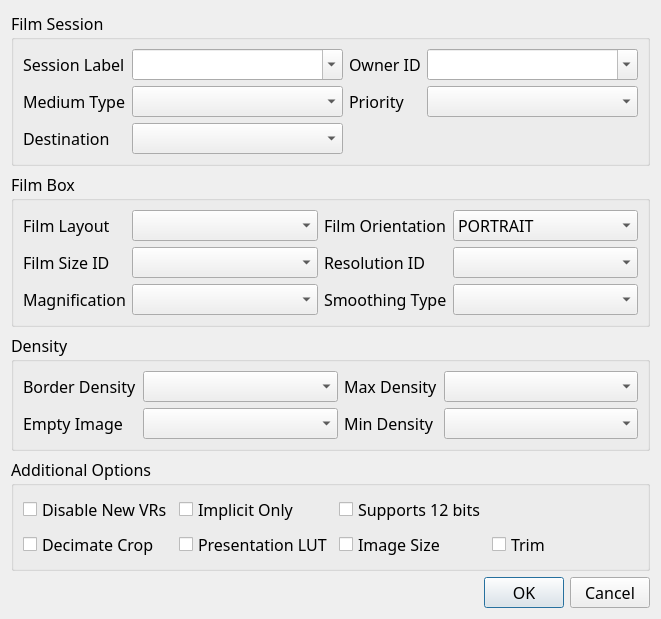
<?xml version="1.0" encoding="UTF-8"?>
<ui version="4.0">
 <class>PrintParamDialog</class>
 <widget class="QDialog" name="PrintParamDialog">
  <property name="geometry">
   <rect>
    <x>0</x>
    <y>0</y>
    <width>661</width>
    <height>539</height>
   </rect>
  </property>
  <property name="font">
   <font>
    <family>微软雅黑</family>
    <pointsize>12</pointsize>
   </font>
  </property>
  <property name="windowTitle">
   <string>Printer Parameters</string>
  </property>
  <layout class="QVBoxLayout" name="verticalLayout">
   <item>
    <widget class="QGroupBox" name="groupBox_2">
     <property name="title">
      <string>Film Session</string>
     </property>
     <layout class="QGridLayout" name="gridLayout">
      <item row="1" column="1">
       <widget class="QComboBox" name="mediumTypeCombo">
        <item>
         <property name="text">
          <string/>
         </property>
        </item>
       </widget>
      </item>
      <item row="1" column="0">
       <widget class="QLabel" name="label_6">
        <property name="text">
         <string>Medium Type</string>
        </property>
        <property name="buddy">
         <cstring>mediumTypeCombo</cstring>
        </property>
       </widget>
      </item>
      <item row="0" column="0">
       <widget class="QLabel" name="label">
        <property name="text">
         <string>Session Label</string>
        </property>
        <property name="buddy">
         <cstring>sessionLabelCombo</cstring>
        </property>
       </widget>
      </item>
      <item row="1" column="2">
       <widget class="QLabel" name="label_7">
        <property name="text">
         <string>Priority</string>
        </property>
        <property name="buddy">
         <cstring>priorityCombo</cstring>
        </property>
       </widget>
      </item>
      <item row="1" column="3">
       <widget class="QComboBox" name="priorityCombo">
        <item>
         <property name="text">
          <string/>
         </property>
        </item>
        <item>
         <property name="text">
          <string>LOW</string>
         </property>
        </item>
        <item>
         <property name="text">
          <string>MED</string>
         </property>
        </item>
        <item>
         <property name="text">
          <string>HIGH</string>
         </property>
        </item>
       </widget>
      </item>
      <item row="2" column="0">
       <widget class="QLabel" name="label_5">
        <property name="text">
         <string>Destination</string>
        </property>
        <property name="buddy">
         <cstring>destinationCombo</cstring>
        </property>
       </widget>
      </item>
      <item row="2" column="1">
       <widget class="QComboBox" name="destinationCombo">
        <item>
         <property name="text">
          <string/>
         </property>
        </item>
       </widget>
      </item>
      <item row="0" column="1">
       <widget class="QComboBox" name="sessionLabelCombo">
        <property name="sizePolicy">
         <sizepolicy hsizetype="Expanding" vsizetype="Fixed">
          <horstretch>0</horstretch>
          <verstretch>0</verstretch>
         </sizepolicy>
        </property>
        <property name="editable">
         <bool>true</bool>
        </property>
       </widget>
      </item>
      <item row="0" column="2">
       <widget class="QLabel" name="label_2">
        <property name="text">
         <string>Owner ID</string>
        </property>
        <property name="buddy">
         <cstring>ownerIdCombo</cstring>
        </property>
       </widget>
      </item>
      <item row="0" column="3">
       <widget class="QComboBox" name="ownerIdCombo">
        <property name="sizePolicy">
         <sizepolicy hsizetype="Expanding" vsizetype="Fixed">
          <horstretch>0</horstretch>
          <verstretch>0</verstretch>
         </sizepolicy>
        </property>
        <property name="editable">
         <bool>true</bool>
        </property>
       </widget>
      </item>
     </layout>
    </widget>
   </item>
   <item>
    <widget class="QGroupBox" name="groupBox_3">
     <property name="title">
      <string>Film Box</string>
     </property>
     <layout class="QGridLayout" name="gridLayout_2">
      <item row="0" column="1">
       <widget class="QComboBox" name="filmLayoutCombo">
        <property name="sizePolicy">
         <sizepolicy hsizetype="Expanding" vsizetype="Fixed">
          <horstretch>0</horstretch>
          <verstretch>0</verstretch>
         </sizepolicy>
        </property>
        <property name="frame">
         <bool>true</bool>
        </property>
       </widget>
      </item>
      <item row="0" column="2">
       <widget class="QLabel" name="label_4">
        <property name="text">
         <string>Film Orientation</string>
        </property>
        <property name="buddy">
         <cstring>filmOrientCombo</cstring>
        </property>
       </widget>
      </item>
      <item row="0" column="0">
       <widget class="QLabel" name="label_3">
        <property name="text">
         <string>Film Layout</string>
        </property>
        <property name="buddy">
         <cstring>filmLayoutCombo</cstring>
        </property>
       </widget>
      </item>
      <item row="0" column="4">
       <widget class="QComboBox" name="filmOrientCombo">
        <property name="sizePolicy">
         <sizepolicy hsizetype="Expanding" vsizetype="Fixed">
          <horstretch>0</horstretch>
          <verstretch>0</verstretch>
         </sizepolicy>
        </property>
        <item>
         <property name="text">
          <string notr="true">PORTRAIT</string>
         </property>
        </item>
        <item>
         <property name="text">
          <string notr="true">LANDSCAPE</string>
         </property>
        </item>
       </widget>
      </item>
      <item row="1" column="0">
       <widget class="QLabel" name="label_13">
        <property name="text">
         <string>Film Size ID</string>
        </property>
        <property name="buddy">
         <cstring>filmSizeCombo</cstring>
        </property>
       </widget>
      </item>
      <item row="1" column="1">
       <widget class="QComboBox" name="filmSizeCombo"/>
      </item>
      <item row="1" column="2">
       <widget class="QLabel" name="label_14">
        <property name="text">
         <string>Resolution ID</string>
        </property>
        <property name="buddy">
         <cstring>resolutionIdCombo</cstring>
        </property>
       </widget>
      </item>
      <item row="1" column="4">
       <widget class="QComboBox" name="resolutionIdCombo">
        <item>
         <property name="text">
          <string/>
         </property>
        </item>
       </widget>
      </item>
      <item row="2" column="0">
       <widget class="QLabel" name="label_12">
        <property name="text">
         <string>Magnification</string>
        </property>
        <property name="buddy">
         <cstring>magnificationTypeCombo</cstring>
        </property>
       </widget>
      </item>
      <item row="2" column="1">
       <widget class="QComboBox" name="magnificationTypeCombo">
        <item>
         <property name="text">
          <string/>
         </property>
        </item>
       </widget>
      </item>
      <item row="2" column="2">
       <widget class="QLabel" name="label_15">
        <property name="text">
         <string>Smoothing Type</string>
        </property>
        <property name="buddy">
         <cstring>smoothingTypeCombo</cstring>
        </property>
       </widget>
      </item>
      <item row="2" column="4">
       <widget class="QComboBox" name="smoothingTypeCombo">
        <item>
         <property name="text">
          <string/>
         </property>
        </item>
       </widget>
      </item>
     </layout>
    </widget>
   </item>
   <item>
    <widget class="QGroupBox" name="groupBox_4">
     <property name="title">
      <string>Density</string>
     </property>
     <layout class="QGridLayout" name="gridLayout_4">
      <item row="3" column="1">
       <widget class="QComboBox" name="emptyImageCombo">
        <property name="sizePolicy">
         <sizepolicy hsizetype="Expanding" vsizetype="Fixed">
          <horstretch>0</horstretch>
          <verstretch>0</verstretch>
         </sizepolicy>
        </property>
        <item>
         <property name="text">
          <string/>
         </property>
        </item>
       </widget>
      </item>
      <item row="1" column="1">
       <widget class="QComboBox" name="borderDensityCombo">
        <property name="sizePolicy">
         <sizepolicy hsizetype="Expanding" vsizetype="Fixed">
          <horstretch>0</horstretch>
          <verstretch>0</verstretch>
         </sizepolicy>
        </property>
        <item>
         <property name="text">
          <string/>
         </property>
        </item>
       </widget>
      </item>
      <item row="1" column="2">
       <widget class="QLabel" name="label_10">
        <property name="text">
         <string>Max Density</string>
        </property>
        <property name="buddy">
         <cstring>maxDensityCombo</cstring>
        </property>
       </widget>
      </item>
      <item row="1" column="3">
       <widget class="QComboBox" name="maxDensityCombo">
        <property name="sizePolicy">
         <sizepolicy hsizetype="Expanding" vsizetype="Fixed">
          <horstretch>0</horstretch>
          <verstretch>0</verstretch>
         </sizepolicy>
        </property>
        <item>
         <property name="text">
          <string/>
         </property>
        </item>
       </widget>
      </item>
      <item row="3" column="2">
       <widget class="QLabel" name="label_11">
        <property name="text">
         <string>Min Density</string>
        </property>
        <property name="buddy">
         <cstring>minDesityCombo</cstring>
        </property>
       </widget>
      </item>
      <item row="3" column="3">
       <widget class="QComboBox" name="minDesityCombo">
        <property name="sizePolicy">
         <sizepolicy hsizetype="Expanding" vsizetype="Fixed">
          <horstretch>0</horstretch>
          <verstretch>0</verstretch>
         </sizepolicy>
        </property>
        <item>
         <property name="text">
          <string/>
         </property>
        </item>
       </widget>
      </item>
      <item row="3" column="0">
       <widget class="QLabel" name="label_9">
        <property name="text">
         <string>Empty Image</string>
        </property>
        <property name="buddy">
         <cstring>emptyImageCombo</cstring>
        </property>
       </widget>
      </item>
      <item row="1" column="0">
       <widget class="QLabel" name="label_8">
        <property name="text">
         <string>Border Density</string>
        </property>
        <property name="buddy">
         <cstring>borderDensityCombo</cstring>
        </property>
       </widget>
      </item>
     </layout>
    </widget>
   </item>
   <item>
    <widget class="QGroupBox" name="groupBox">
     <property name="sizePolicy">
      <sizepolicy hsizetype="Preferred" vsizetype="Preferred">
       <horstretch>0</horstretch>
       <verstretch>0</verstretch>
      </sizepolicy>
     </property>
     <property name="title">
      <string>Additional Options</string>
     </property>
     <layout class="QGridLayout" name="gridLayout_3">
      <item row="0" column="1">
       <widget class="QCheckBox" name="implicitOnlyCheck">
        <property name="text">
         <string>Implicit Only</string>
        </property>
       </widget>
      </item>
      <item row="1" column="0">
       <widget class="QCheckBox" name="decimateCropCheck">
        <property name="text">
         <string>Decimate Crop</string>
        </property>
       </widget>
      </item>
      <item row="0" column="0">
       <widget class="QCheckBox" name="disableNewVRsCheck">
        <property name="text">
         <string>Disable New VRs</string>
        </property>
       </widget>
      </item>
      <item row="1" column="1">
       <widget class="QCheckBox" name="presentationLutCheck">
        <property name="text">
         <string>Presentation LUT</string>
        </property>
       </widget>
      </item>
      <item row="1" column="2">
       <widget class="QCheckBox" name="imageSizeCheck">
        <property name="text">
         <string>Image Size</string>
        </property>
       </widget>
      </item>
      <item row="1" column="3">
       <widget class="QCheckBox" name="trimCheck">
        <property name="text">
         <string>Trim</string>
        </property>
       </widget>
      </item>
      <item row="0" column="2" colspan="2">
       <widget class="QCheckBox" name="supports12BitsCheck">
        <property name="text">
         <string>Supports 12 bits</string>
        </property>
       </widget>
      </item>
     </layout>
    </widget>
   </item>
   <item>
    <layout class="QHBoxLayout" name="horizontalLayout">
     <item>
      <spacer name="horizontalSpacer">
       <property name="orientation">
        <enum>Qt::Horizontal</enum>
       </property>
       <property name="sizeHint" stdset="0">
        <size>
         <width>40</width>
         <height>20</height>
        </size>
       </property>
      </spacer>
     </item>
     <item>
      <widget class="QPushButton" name="okButton">
       <property name="text">
        <string>OK</string>
       </property>
      </widget>
     </item>
     <item>
      <widget class="QPushButton" name="cancelButton">
       <property name="text">
        <string>Cancel</string>
       </property>
      </widget>
     </item>
    </layout>
   </item>
  </layout>
 </widget>
 <tabstops>
  <tabstop>sessionLabelCombo</tabstop>
  <tabstop>ownerIdCombo</tabstop>
  <tabstop>mediumTypeCombo</tabstop>
  <tabstop>priorityCombo</tabstop>
  <tabstop>destinationCombo</tabstop>
  <tabstop>filmLayoutCombo</tabstop>
  <tabstop>filmOrientCombo</tabstop>
  <tabstop>filmSizeCombo</tabstop>
  <tabstop>resolutionIdCombo</tabstop>
  <tabstop>magnificationTypeCombo</tabstop>
  <tabstop>smoothingTypeCombo</tabstop>
  <tabstop>borderDensityCombo</tabstop>
  <tabstop>maxDensityCombo</tabstop>
  <tabstop>emptyImageCombo</tabstop>
  <tabstop>minDesityCombo</tabstop>
  <tabstop>disableNewVRsCheck</tabstop>
  <tabstop>implicitOnlyCheck</tabstop>
  <tabstop>supports12BitsCheck</tabstop>
  <tabstop>decimateCropCheck</tabstop>
  <tabstop>presentationLutCheck</tabstop>
  <tabstop>imageSizeCheck</tabstop>
  <tabstop>trimCheck</tabstop>
  <tabstop>okButton</tabstop>
  <tabstop>cancelButton</tabstop>
 </tabstops>
 <resources/>
 <connections>
  <connection>
   <sender>cancelButton</sender>
   <signal>clicked()</signal>
   <receiver>PrintParamDialog</receiver>
   <slot>reject()</slot>
   <hints>
    <hint type="sourcelabel">
     <x>625</x>
     <y>519</y>
    </hint>
    <hint type="destinationlabel">
     <x>644</x>
     <y>536</y>
    </hint>
   </hints>
  </connection>
 </connections>
</ui>
